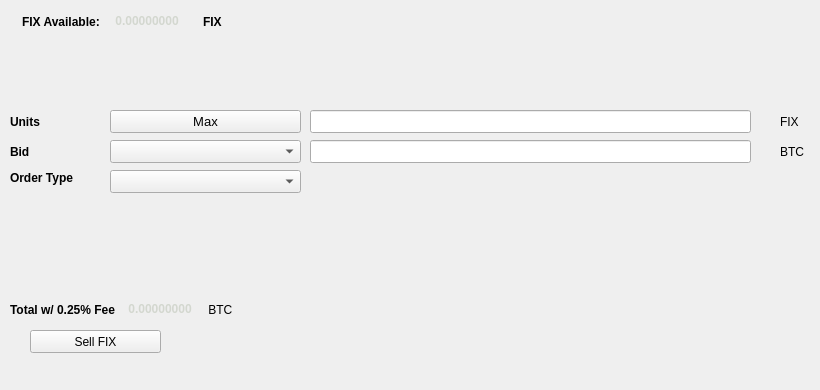
   <widget class="QWidget" name="SellTab">
    <attribute name="title">
     <string>Sell</string>
    </attribute>
    <widget class="QLabel" name="label_16">
     <property name="geometry">
      <rect>
       <x>780</x>
       <y>140</y>
       <width>31</width>
       <height>23</height>
      </rect>
     </property>
     <property name="text">
      <string>BTC</string>
     </property>
    </widget>
    <widget class="QComboBox" name="SellBidcomboBox">
     <property name="geometry">
      <rect>
       <x>110</x>
       <y>140</y>
       <width>191</width>
       <height>23</height>
      </rect>
     </property>
     <property name="font">
      <font>
       <pointsize>10</pointsize>
      </font>
     </property>
    </widget>
    <widget class="QLabel" name="label_18">
     <property name="geometry">
      <rect>
       <x>10</x>
       <y>110</y>
       <width>46</width>
       <height>23</height>
      </rect>
     </property>
     <property name="font">
      <font>
       <weight>75</weight>
       <bold>true</bold>
      </font>
     </property>
     <property name="text">
      <string>Units</string>
     </property>
    </widget>
    <widget class="QPushButton" name="Sell_Max_Amount">
     <property name="geometry">
      <rect>
       <x>110</x>
       <y>110</y>
       <width>191</width>
       <height>23</height>
      </rect>
     </property>
     <property name="font">
      <font>
       <pointsize>10</pointsize>
      </font>
     </property>
     <property name="text">
      <string>Max</string>
     </property>
    </widget>
    <widget class="QLabel" name="label_20">
     <property name="geometry">
      <rect>
       <x>10</x>
       <y>170</y>
       <width>91</width>
       <height>16</height>
      </rect>
     </property>
     <property name="font">
      <font>
       <weight>75</weight>
       <bold>true</bold>
      </font>
     </property>
     <property name="text">
      <string>Order Type</string>
     </property>
    </widget>
    <widget class="QComboBox" name="SellOrdertypeCombo">
     <property name="geometry">
      <rect>
       <x>110</x>
       <y>170</y>
       <width>191</width>
       <height>23</height>
      </rect>
     </property>
     <property name="font">
      <font>
       <pointsize>10</pointsize>
      </font>
     </property>
    </widget>
    <widget class="QLabel" name="label_21">
     <property name="geometry">
      <rect>
       <x>10</x>
       <y>140</y>
       <width>46</width>
       <height>23</height>
      </rect>
     </property>
     <property name="font">
      <font>
       <weight>75</weight>
       <bold>true</bold>
      </font>
     </property>
     <property name="text">
      <string>Bid</string>
     </property>
    </widget>
    <widget class="QLabel" name="label_22">
     <property name="geometry">
      <rect>
       <x>780</x>
       <y>110</y>
       <width>31</width>
       <height>23</height>
      </rect>
     </property>
     <property name="text">
      <string>FIX</string>
     </property>
    </widget>
    <widget class="QLineEdit" name="UnitsInputFIX">
     <property name="geometry">
      <rect>
       <x>310</x>
       <y>110</y>
       <width>441</width>
       <height>23</height>
      </rect>
     </property>
     <property name="font">
      <font>
       <pointsize>9</pointsize>
       <weight>75</weight>
       <bold>true</bold>
      </font>
     </property>
    </widget>
    <widget class="QLineEdit" name="SellBidPriceEdit">
     <property name="geometry">
      <rect>
       <x>310</x>
       <y>140</y>
       <width>441</width>
       <height>23</height>
      </rect>
     </property>
     <property name="font">
      <font>
       <pointsize>9</pointsize>
       <weight>75</weight>
       <bold>true</bold>
      </font>
     </property>
    </widget>
    <widget class="QPushButton" name="SellFIXBTN">
     <property name="geometry">
      <rect>
       <x>30</x>
       <y>330</y>
       <width>131</width>
       <height>23</height>
      </rect>
     </property>
     <property name="text">
      <string>Sell FIX</string>
     </property>
     <property name="icon">
      <iconset resource="../fix.qrc">
       <normaloff>:/icons/bitcoin</normaloff>:/icons/bitcoin</iconset>
     </property>
    </widget>
    <widget class="QWidget" name="layoutWidget3">
     <property name="geometry">
      <rect>
       <x>22</x>
       <y>12</y>
       <width>265</width>
       <height>19</height>
      </rect>
     </property>
     <layout class="QHBoxLayout" name="horizontalLayout">
      <item>
       <widget class="QLabel" name="label232_2">
        <property name="font">
         <font>
          <weight>75</weight>
          <bold>true</bold>
         </font>
        </property>
        <property name="text">
         <string>FIX Available:</string>
        </property>
       </widget>
      </item>
      <item>
       <widget class="QLabel" name="FIXAvailableLabel">
        <property name="palette">
         <palette>
          <active>
           <colorrole role="WindowText">
            <brush brushstyle="SolidPattern">
             <color alpha="255">
              <red>211</red>
              <green>215</green>
              <blue>207</blue>
             </color>
            </brush>
           </colorrole>
           <colorrole role="Button">
            <brush brushstyle="SolidPattern">
             <color alpha="255">
              <red>70</red>
              <green>81</green>
              <blue>86</blue>
             </color>
            </brush>
           </colorrole>
           <colorrole role="Light">
            <brush brushstyle="SolidPattern">
             <color alpha="255">
              <red>0</red>
              <green>255</green>
              <blue>0</blue>
             </color>
            </brush>
           </colorrole>
           <colorrole role="Midlight">
            <brush brushstyle="SolidPattern">
             <color alpha="255">
              <red>0</red>
              <green>212</green>
              <blue>0</blue>
             </color>
            </brush>
           </colorrole>
           <colorrole role="Dark">
            <brush brushstyle="SolidPattern">
             <color alpha="255">
              <red>0</red>
              <green>85</green>
              <blue>0</blue>
             </color>
            </brush>
           </colorrole>
           <colorrole role="Mid">
            <brush brushstyle="SolidPattern">
             <color alpha="255">
              <red>0</red>
              <green>113</green>
              <blue>0</blue>
             </color>
            </brush>
           </colorrole>
           <colorrole role="Text">
            <brush brushstyle="SolidPattern">
             <color alpha="255">
              <red>211</red>
              <green>215</green>
              <blue>207</blue>
             </color>
            </brush>
           </colorrole>
           <colorrole role="BrightText">
            <brush brushstyle="SolidPattern">
             <color alpha="255">
              <red>255</red>
              <green>255</green>
              <blue>255</blue>
             </color>
            </brush>
           </colorrole>
           <colorrole role="ButtonText">
            <brush brushstyle="SolidPattern">
             <color alpha="255">
              <red>211</red>
              <green>215</green>
              <blue>207</blue>
             </color>
            </brush>
           </colorrole>
           <colorrole role="Base">
            <brush brushstyle="SolidPattern">
             <color alpha="255">
              <red>70</red>
              <green>81</green>
              <blue>86</blue>
             </color>
            </brush>
           </colorrole>
           <colorrole role="Window">
            <brush brushstyle="SolidPattern">
             <color alpha="255">
              <red>70</red>
              <green>81</green>
              <blue>86</blue>
             </color>
            </brush>
           </colorrole>
           <colorrole role="Shadow">
            <brush brushstyle="SolidPattern">
             <color alpha="255">
              <red>0</red>
              <green>0</green>
              <blue>0</blue>
             </color>
            </brush>
           </colorrole>
           <colorrole role="AlternateBase">
            <brush brushstyle="SolidPattern">
             <color alpha="255">
              <red>127</red>
              <green>212</green>
              <blue>127</blue>
             </color>
            </brush>
           </colorrole>
           <colorrole role="ToolTipBase">
            <brush brushstyle="SolidPattern">
             <color alpha="255">
              <red>255</red>
              <green>255</green>
              <blue>220</blue>
             </color>
            </brush>
           </colorrole>
           <colorrole role="ToolTipText">
            <brush brushstyle="SolidPattern">
             <color alpha="255">
              <red>0</red>
              <green>0</green>
              <blue>0</blue>
             </color>
            </brush>
           </colorrole>
           <colorrole role="PlaceholderText">
            <brush brushstyle="NoBrush">
             <color alpha="128">
              <red>211</red>
              <green>215</green>
              <blue>207</blue>
             </color>
            </brush>
           </colorrole>
          </active>
          <inactive>
           <colorrole role="WindowText">
            <brush brushstyle="SolidPattern">
             <color alpha="255">
              <red>211</red>
              <green>215</green>
              <blue>207</blue>
             </color>
            </brush>
           </colorrole>
           <colorrole role="Button">
            <brush brushstyle="SolidPattern">
             <color alpha="255">
              <red>70</red>
              <green>81</green>
              <blue>86</blue>
             </color>
            </brush>
           </colorrole>
           <colorrole role="Light">
            <brush brushstyle="SolidPattern">
             <color alpha="255">
              <red>0</red>
              <green>255</green>
              <blue>0</blue>
             </color>
            </brush>
           </colorrole>
           <colorrole role="Midlight">
            <brush brushstyle="SolidPattern">
             <color alpha="255">
              <red>0</red>
              <green>212</green>
              <blue>0</blue>
             </color>
            </brush>
           </colorrole>
           <colorrole role="Dark">
            <brush brushstyle="SolidPattern">
             <color alpha="255">
              <red>0</red>
              <green>85</green>
              <blue>0</blue>
             </color>
            </brush>
           </colorrole>
           <colorrole role="Mid">
            <brush brushstyle="SolidPattern">
             <color alpha="255">
              <red>0</red>
              <green>113</green>
              <blue>0</blue>
             </color>
            </brush>
           </colorrole>
           <colorrole role="Text">
            <brush brushstyle="SolidPattern">
             <color alpha="255">
              <red>211</red>
              <green>215</green>
              <blue>207</blue>
             </color>
            </brush>
           </colorrole>
           <colorrole role="BrightText">
            <brush brushstyle="SolidPattern">
             <color alpha="255">
              <red>255</red>
              <green>255</green>
              <blue>255</blue>
             </color>
            </brush>
           </colorrole>
           <colorrole role="ButtonText">
            <brush brushstyle="SolidPattern">
             <color alpha="255">
              <red>211</red>
              <green>215</green>
              <blue>207</blue>
             </color>
            </brush>
           </colorrole>
           <colorrole role="Base">
            <brush brushstyle="SolidPattern">
             <color alpha="255">
              <red>70</red>
              <green>81</green>
              <blue>86</blue>
             </color>
            </brush>
           </colorrole>
           <colorrole role="Window">
            <brush brushstyle="SolidPattern">
             <color alpha="255">
              <red>70</red>
              <green>81</green>
              <blue>86</blue>
             </color>
            </brush>
           </colorrole>
           <colorrole role="Shadow">
            <brush brushstyle="SolidPattern">
             <color alpha="255">
              <red>0</red>
              <green>0</green>
              <blue>0</blue>
             </color>
            </brush>
           </colorrole>
           <colorrole role="AlternateBase">
            <brush brushstyle="SolidPattern">
             <color alpha="255">
              <red>127</red>
              <green>212</green>
              <blue>127</blue>
             </color>
            </brush>
           </colorrole>
           <colorrole role="ToolTipBase">
            <brush brushstyle="SolidPattern">
             <color alpha="255">
              <red>255</red>
              <green>255</green>
              <blue>220</blue>
             </color>
            </brush>
           </colorrole>
           <colorrole role="ToolTipText">
            <brush brushstyle="SolidPattern">
             <color alpha="255">
              <red>0</red>
              <green>0</green>
              <blue>0</blue>
             </color>
            </brush>
           </colorrole>
           <colorrole role="PlaceholderText">
            <brush brushstyle="NoBrush">
             <color alpha="128">
              <red>211</red>
              <green>215</green>
              <blue>207</blue>
             </color>
            </brush>
           </colorrole>
          </inactive>
          <disabled>
           <colorrole role="WindowText">
            <brush brushstyle="SolidPattern">
             <color alpha="255">
              <red>211</red>
              <green>215</green>
              <blue>207</blue>
             </color>
            </brush>
           </colorrole>
           <colorrole role="Button">
            <brush brushstyle="SolidPattern">
             <color alpha="255">
              <red>70</red>
              <green>81</green>
              <blue>86</blue>
             </color>
            </brush>
           </colorrole>
           <colorrole role="Light">
            <brush brushstyle="SolidPattern">
             <color alpha="255">
              <red>0</red>
              <green>255</green>
              <blue>0</blue>
             </color>
            </brush>
           </colorrole>
           <colorrole role="Midlight">
            <brush brushstyle="SolidPattern">
             <color alpha="255">
              <red>0</red>
              <green>212</green>
              <blue>0</blue>
             </color>
            </brush>
           </colorrole>
           <colorrole role="Dark">
            <brush brushstyle="SolidPattern">
             <color alpha="255">
              <red>0</red>
              <green>85</green>
              <blue>0</blue>
             </color>
            </brush>
           </colorrole>
           <colorrole role="Mid">
            <brush brushstyle="SolidPattern">
             <color alpha="255">
              <red>0</red>
              <green>113</green>
              <blue>0</blue>
             </color>
            </brush>
           </colorrole>
           <colorrole role="Text">
            <brush brushstyle="SolidPattern">
             <color alpha="255">
              <red>211</red>
              <green>215</green>
              <blue>207</blue>
             </color>
            </brush>
           </colorrole>
           <colorrole role="BrightText">
            <brush brushstyle="SolidPattern">
             <color alpha="255">
              <red>255</red>
              <green>255</green>
              <blue>255</blue>
             </color>
            </brush>
           </colorrole>
           <colorrole role="ButtonText">
            <brush brushstyle="SolidPattern">
             <color alpha="255">
              <red>211</red>
              <green>215</green>
              <blue>207</blue>
             </color>
            </brush>
           </colorrole>
           <colorrole role="Base">
            <brush brushstyle="SolidPattern">
             <color alpha="255">
              <red>70</red>
              <green>81</green>
              <blue>86</blue>
             </color>
            </brush>
           </colorrole>
           <colorrole role="Window">
            <brush brushstyle="SolidPattern">
             <color alpha="255">
              <red>70</red>
              <green>81</green>
              <blue>86</blue>
             </color>
            </brush>
           </colorrole>
           <colorrole role="Shadow">
            <brush brushstyle="SolidPattern">
             <color alpha="255">
              <red>0</red>
              <green>0</green>
              <blue>0</blue>
             </color>
            </brush>
           </colorrole>
           <colorrole role="AlternateBase">
            <brush brushstyle="SolidPattern">
             <color alpha="255">
              <red>0</red>
              <green>170</green>
              <blue>0</blue>
             </color>
            </brush>
           </colorrole>
           <colorrole role="ToolTipBase">
            <brush brushstyle="SolidPattern">
             <color alpha="255">
              <red>255</red>
              <green>255</green>
              <blue>220</blue>
             </color>
            </brush>
           </colorrole>
           <colorrole role="ToolTipText">
            <brush brushstyle="SolidPattern">
             <color alpha="255">
              <red>0</red>
              <green>0</green>
              <blue>0</blue>
             </color>
            </brush>
           </colorrole>
           <colorrole role="PlaceholderText">
            <brush brushstyle="NoBrush">
             <color alpha="128">
              <red>211</red>
              <green>215</green>
              <blue>207</blue>
             </color>
            </brush>
           </colorrole>
          </disabled>
         </palette>
        </property>
        <property name="font">
         <font>
          <weight>75</weight>
          <bold>true</bold>
         </font>
        </property>
        <property name="text">
         <string> 0.00000000 </string>
        </property>
        <property name="textInteractionFlags">
         <set>Qt::LinksAccessibleByMouse|Qt::TextSelectableByKeyboard|Qt::TextSelectableByMouse</set>
        </property>
       </widget>
      </item>
      <item>
       <widget class="QLabel" name="labelFIX">
        <property name="font">
         <font>
          <weight>75</weight>
          <bold>true</bold>
         </font>
        </property>
        <property name="text">
         <string>FIX</string>
        </property>
       </widget>
      </item>
     </layout>
    </widget>
    <widget class="QWidget" name="layoutWidget">
     <property name="geometry">
      <rect>
       <x>10</x>
       <y>300</y>
       <width>268</width>
       <height>19</height>
      </rect>
     </property>
     <layout class="QHBoxLayout" name="horizontalLayout_2">
      <item>
       <widget class="QLabel" name="label_19">
        <property name="font">
         <font>
          <weight>75</weight>
          <bold>true</bold>
         </font>
        </property>
        <property name="text">
         <string>Total w/ 0.25% Fee </string>
        </property>
       </widget>
      </item>
      <item>
       <widget class="QLabel" name="SellCostLabel">
        <property name="palette">
         <palette>
          <active>
           <colorrole role="WindowText">
            <brush brushstyle="SolidPattern">
             <color alpha="255">
              <red>211</red>
              <green>215</green>
              <blue>207</blue>
             </color>
            </brush>
           </colorrole>
           <colorrole role="Button">
            <brush brushstyle="SolidPattern">
             <color alpha="255">
              <red>70</red>
              <green>81</green>
              <blue>86</blue>
             </color>
            </brush>
           </colorrole>
           <colorrole role="Light">
            <brush brushstyle="SolidPattern">
             <color alpha="255">
              <red>0</red>
              <green>255</green>
              <blue>0</blue>
             </color>
            </brush>
           </colorrole>
           <colorrole role="Midlight">
            <brush brushstyle="SolidPattern">
             <color alpha="255">
              <red>0</red>
              <green>212</green>
              <blue>0</blue>
             </color>
            </brush>
           </colorrole>
           <colorrole role="Dark">
            <brush brushstyle="SolidPattern">
             <color alpha="255">
              <red>0</red>
              <green>85</green>
              <blue>0</blue>
             </color>
            </brush>
           </colorrole>
           <colorrole role="Mid">
            <brush brushstyle="SolidPattern">
             <color alpha="255">
              <red>0</red>
              <green>113</green>
              <blue>0</blue>
             </color>
            </brush>
           </colorrole>
           <colorrole role="Text">
            <brush brushstyle="SolidPattern">
             <color alpha="255">
              <red>211</red>
              <green>215</green>
              <blue>207</blue>
             </color>
            </brush>
           </colorrole>
           <colorrole role="BrightText">
            <brush brushstyle="SolidPattern">
             <color alpha="255">
              <red>255</red>
              <green>255</green>
              <blue>255</blue>
             </color>
            </brush>
           </colorrole>
           <colorrole role="ButtonText">
            <brush brushstyle="SolidPattern">
             <color alpha="255">
              <red>211</red>
              <green>215</green>
              <blue>207</blue>
             </color>
            </brush>
           </colorrole>
           <colorrole role="Base">
            <brush brushstyle="SolidPattern">
             <color alpha="255">
              <red>70</red>
              <green>81</green>
              <blue>86</blue>
             </color>
            </brush>
           </colorrole>
           <colorrole role="Window">
            <brush brushstyle="SolidPattern">
             <color alpha="255">
              <red>70</red>
              <green>81</green>
              <blue>86</blue>
             </color>
            </brush>
           </colorrole>
           <colorrole role="Shadow">
            <brush brushstyle="SolidPattern">
             <color alpha="255">
              <red>0</red>
              <green>0</green>
              <blue>0</blue>
             </color>
            </brush>
           </colorrole>
           <colorrole role="AlternateBase">
            <brush brushstyle="SolidPattern">
             <color alpha="255">
              <red>127</red>
              <green>212</green>
              <blue>127</blue>
             </color>
            </brush>
           </colorrole>
           <colorrole role="ToolTipBase">
            <brush brushstyle="SolidPattern">
             <color alpha="255">
              <red>255</red>
              <green>255</green>
              <blue>220</blue>
             </color>
            </brush>
           </colorrole>
           <colorrole role="ToolTipText">
            <brush brushstyle="SolidPattern">
             <color alpha="255">
              <red>0</red>
              <green>0</green>
              <blue>0</blue>
             </color>
            </brush>
           </colorrole>
           <colorrole role="PlaceholderText">
            <brush brushstyle="NoBrush">
             <color alpha="128">
              <red>211</red>
              <green>215</green>
              <blue>207</blue>
             </color>
            </brush>
           </colorrole>
          </active>
          <inactive>
           <colorrole role="WindowText">
            <brush brushstyle="SolidPattern">
             <color alpha="255">
              <red>211</red>
              <green>215</green>
              <blue>207</blue>
             </color>
            </brush>
           </colorrole>
           <colorrole role="Button">
            <brush brushstyle="SolidPattern">
             <color alpha="255">
              <red>70</red>
              <green>81</green>
              <blue>86</blue>
             </color>
            </brush>
           </colorrole>
           <colorrole role="Light">
            <brush brushstyle="SolidPattern">
             <color alpha="255">
              <red>0</red>
              <green>255</green>
              <blue>0</blue>
             </color>
            </brush>
           </colorrole>
           <colorrole role="Midlight">
            <brush brushstyle="SolidPattern">
             <color alpha="255">
              <red>0</red>
              <green>212</green>
              <blue>0</blue>
             </color>
            </brush>
           </colorrole>
           <colorrole role="Dark">
            <brush brushstyle="SolidPattern">
             <color alpha="255">
              <red>0</red>
              <green>85</green>
              <blue>0</blue>
             </color>
            </brush>
           </colorrole>
           <colorrole role="Mid">
            <brush brushstyle="SolidPattern">
             <color alpha="255">
              <red>0</red>
              <green>113</green>
              <blue>0</blue>
             </color>
            </brush>
           </colorrole>
           <colorrole role="Text">
            <brush brushstyle="SolidPattern">
             <color alpha="255">
              <red>211</red>
              <green>215</green>
              <blue>207</blue>
             </color>
            </brush>
           </colorrole>
           <colorrole role="BrightText">
            <brush brushstyle="SolidPattern">
             <color alpha="255">
              <red>255</red>
              <green>255</green>
              <blue>255</blue>
             </color>
            </brush>
           </colorrole>
           <colorrole role="ButtonText">
            <brush brushstyle="SolidPattern">
             <color alpha="255">
              <red>211</red>
              <green>215</green>
              <blue>207</blue>
             </color>
            </brush>
           </colorrole>
           <colorrole role="Base">
            <brush brushstyle="SolidPattern">
             <color alpha="255">
              <red>70</red>
              <green>81</green>
              <blue>86</blue>
             </color>
            </brush>
           </colorrole>
           <colorrole role="Window">
            <brush brushstyle="SolidPattern">
             <color alpha="255">
              <red>70</red>
              <green>81</green>
              <blue>86</blue>
             </color>
            </brush>
           </colorrole>
           <colorrole role="Shadow">
            <brush brushstyle="SolidPattern">
             <color alpha="255">
              <red>0</red>
              <green>0</green>
              <blue>0</blue>
             </color>
            </brush>
           </colorrole>
           <colorrole role="AlternateBase">
            <brush brushstyle="SolidPattern">
             <color alpha="255">
              <red>127</red>
              <green>212</green>
              <blue>127</blue>
             </color>
            </brush>
           </colorrole>
           <colorrole role="ToolTipBase">
            <brush brushstyle="SolidPattern">
             <color alpha="255">
              <red>255</red>
              <green>255</green>
              <blue>220</blue>
             </color>
            </brush>
           </colorrole>
           <colorrole role="ToolTipText">
            <brush brushstyle="SolidPattern">
             <color alpha="255">
              <red>0</red>
              <green>0</green>
              <blue>0</blue>
             </color>
            </brush>
           </colorrole>
           <colorrole role="PlaceholderText">
            <brush brushstyle="NoBrush">
             <color alpha="128">
              <red>211</red>
              <green>215</green>
              <blue>207</blue>
             </color>
            </brush>
           </colorrole>
          </inactive>
          <disabled>
           <colorrole role="WindowText">
            <brush brushstyle="SolidPattern">
             <color alpha="255">
              <red>211</red>
              <green>215</green>
              <blue>207</blue>
             </color>
            </brush>
           </colorrole>
           <colorrole role="Button">
            <brush brushstyle="SolidPattern">
             <color alpha="255">
              <red>70</red>
              <green>81</green>
              <blue>86</blue>
             </color>
            </brush>
           </colorrole>
           <colorrole role="Light">
            <brush brushstyle="SolidPattern">
             <color alpha="255">
              <red>0</red>
              <green>255</green>
              <blue>0</blue>
             </color>
            </brush>
           </colorrole>
           <colorrole role="Midlight">
            <brush brushstyle="SolidPattern">
             <color alpha="255">
              <red>0</red>
              <green>212</green>
              <blue>0</blue>
             </color>
            </brush>
           </colorrole>
           <colorrole role="Dark">
            <brush brushstyle="SolidPattern">
             <color alpha="255">
              <red>0</red>
              <green>85</green>
              <blue>0</blue>
             </color>
            </brush>
           </colorrole>
           <colorrole role="Mid">
            <brush brushstyle="SolidPattern">
             <color alpha="255">
              <red>0</red>
              <green>113</green>
              <blue>0</blue>
             </color>
            </brush>
           </colorrole>
           <colorrole role="Text">
            <brush brushstyle="SolidPattern">
             <color alpha="255">
              <red>211</red>
              <green>215</green>
              <blue>207</blue>
             </color>
            </brush>
           </colorrole>
           <colorrole role="BrightText">
            <brush brushstyle="SolidPattern">
             <color alpha="255">
              <red>255</red>
              <green>255</green>
              <blue>255</blue>
             </color>
            </brush>
           </colorrole>
           <colorrole role="ButtonText">
            <brush brushstyle="SolidPattern">
             <color alpha="255">
              <red>211</red>
              <green>215</green>
              <blue>207</blue>
             </color>
            </brush>
           </colorrole>
           <colorrole role="Base">
            <brush brushstyle="SolidPattern">
             <color alpha="255">
              <red>70</red>
              <green>81</green>
              <blue>86</blue>
             </color>
            </brush>
           </colorrole>
           <colorrole role="Window">
            <brush brushstyle="SolidPattern">
             <color alpha="255">
              <red>70</red>
              <green>81</green>
              <blue>86</blue>
             </color>
            </brush>
           </colorrole>
           <colorrole role="Shadow">
            <brush brushstyle="SolidPattern">
             <color alpha="255">
              <red>0</red>
              <green>0</green>
              <blue>0</blue>
             </color>
            </brush>
           </colorrole>
           <colorrole role="AlternateBase">
            <brush brushstyle="SolidPattern">
             <color alpha="255">
              <red>0</red>
              <green>170</green>
              <blue>0</blue>
             </color>
            </brush>
           </colorrole>
           <colorrole role="ToolTipBase">
            <brush brushstyle="SolidPattern">
             <color alpha="255">
              <red>255</red>
              <green>255</green>
              <blue>220</blue>
             </color>
            </brush>
           </colorrole>
           <colorrole role="ToolTipText">
            <brush brushstyle="SolidPattern">
             <color alpha="255">
              <red>0</red>
              <green>0</green>
              <blue>0</blue>
             </color>
            </brush>
           </colorrole>
           <colorrole role="PlaceholderText">
            <brush brushstyle="NoBrush">
             <color alpha="128">
              <red>211</red>
              <green>215</green>
              <blue>207</blue>
             </color>
            </brush>
           </colorrole>
          </disabled>
         </palette>
        </property>
        <property name="font">
         <font>
          <weight>75</weight>
          <bold>true</bold>
         </font>
        </property>
        <property name="autoFillBackground">
         <bool>false</bool>
        </property>
        <property name="text">
         <string> 0.00000000</string>
        </property>
        <property name="textInteractionFlags">
         <set>Qt::LinksAccessibleByMouse|Qt::TextSelectableByMouse</set>
        </property>
       </widget>
      </item>
      <item>
       <widget class="QLabel" name="label_17">
        <property name="font">
         <font>
          <weight>50</weight>
          <bold>false</bold>
         </font>
        </property>
        <property name="text">
         <string> BTC</string>
        </property>
       </widget>
      </item>
     </layout>
    </widget>
    <widget class="QLabel" name="label_23">
     <property name="geometry">
      <rect>
       <x>460</x>
       <y>300</y>
       <width>281</width>
       <height>81</height>
      </rect>
     </property>
     <property name="text">
      <string/>
     </property>
     <property name="pixmap">
      <pixmap>:/images/bittrex</pixmap>
     </property>
    </widget>
   </widget>
